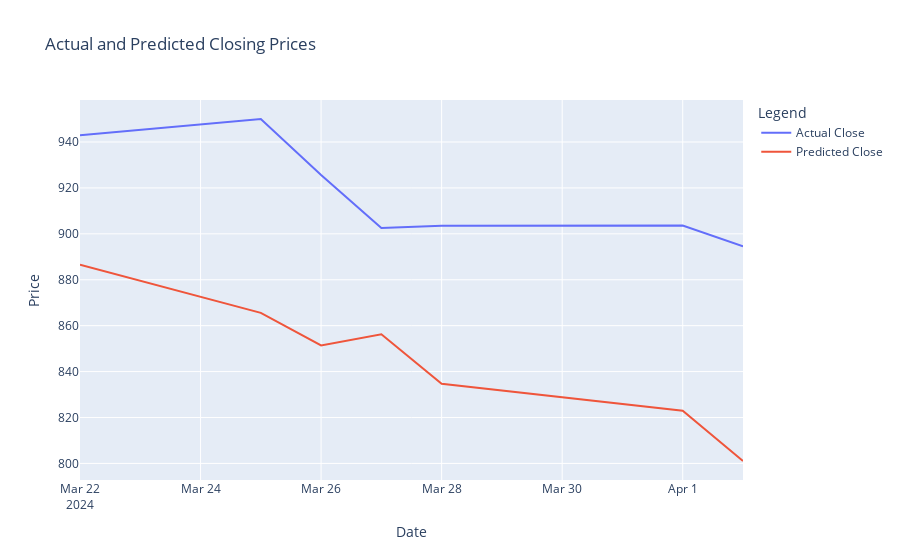

Notebook code cell kept with this figure:
### Code cell
import plotly.graph_objs as go

# Create Plotly Scatter objects
trace1 = go.Scatter(
    x=merged_df.index,
    y=merged_df['Close'],
    mode='lines',
    name='Actual Close'
)

trace2 = go.Scatter(
    x=merged_df.index,
    y=merged_df['Predicted_Close'],
    mode='lines',
    name='Predicted Close'
)

# Create and show the combined graph
fig = go.Figure(data=[trace1, trace2])
fig.update_layout(
    title='Actual and Predicted Closing Prices',
    xaxis_title='Date',
    yaxis_title='Price',
    legend_title='Legend'
)

fig.show()

### Figure 1 — Plotly figure (JSON) as saved in the notebook; plotly's stock layout.template omitted (floating-point values rounded to 4 significant figures)
{"data": [{"mode": "lines", "name": "Actual Close", "type": "scatter", "x": ["2024-03-22T00:00:00", "2024-03-25T00:00:00", "2024-03-26T00:00:00", "2024-03-27T00:00:00", "2024-03-28T00:00:00", "2024-04-01T00:00:00", "2024-04-02T00:00:00"], "y": [942.9, 950.0, 925.6, 902.5, 903.6, 903.6, 894.5]}, {"mode": "lines", "name": "Predicted Close", "type": "scatter", "x": ["2024-03-22T00:00:00", "2024-03-25T00:00:00", "2024-03-26T00:00:00", "2024-03-27T00:00:00", "2024-03-28T00:00:00", "2024-04-01T00:00:00", "2024-04-02T00:00:00"], "y": [886.6, 865.6, 851.4, 856.2, 834.7, 823.0, 801.0]}], "layout": {"autosize": true, "legend": {"title": {"text": "Legend"}}, "title": {"text": "Actual and Predicted Closing Prices"}, "xaxis": {"autorange": true, "range": ["2024-03-22", "2024-04-02"], "title": {"text": "Date"}, "type": "date"}, "yaxis": {"autorange": true, "range": [792.8, 958.3], "title": {"text": "Price"}, "type": "linear"}}}
